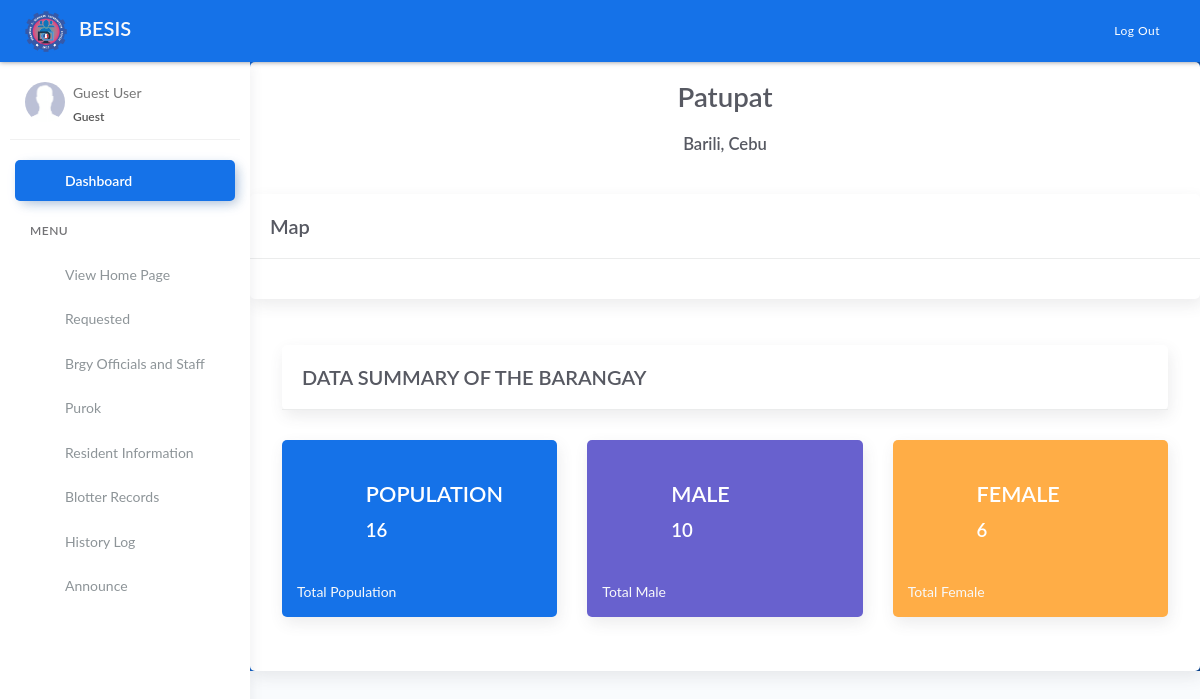
Page /dashboard.php on the committed database.
### tables this page shows
CREATE TABLE `tblbrgy_info` (
  `id` int(11) NOT NULL AUTO_INCREMENT,
  `province` varchar(100) DEFAULT NULL,
  `town` varchar(100) DEFAULT NULL,
  `brgy_name` varchar(50) DEFAULT NULL,
  `number` varchar(50) DEFAULT NULL,
  `text` text,
  `image` varchar(200) DEFAULT NULL,
  `city_logo` varchar(100) DEFAULT NULL,
  `brgy_logo` varchar(100) DEFAULT NULL,
  PRIMARY KEY (`id`)
);

### model/fetch_brgy_info.php (called while the page is built, shortened)
<?php
    $query = "SELECT * FROM tblbrgy_info";
    $result = $conn->query($query);
	$row = $result->fetch_assoc();
	if($row){
		$province = $row['province'];
		$town	= $row['town'];
		$brgy 		= $row['brgy_name'];
	}
?>

### dashboard.php (the view, shortened to what this page needs)
<?php include 'server/server.php' ?>
<?php
	$query = "SELECT * FROM tblresident WHERE resident_type=1";
    $result = $conn->query($query);
	$total = $result->num_rows;
	$query1 = "SELECT * FROM tblresident WHERE gender='Male' AND resident_type=1";
    $result1 = $conn->query($query1);
	$male = $result1->num_rows;
	$query2 = "SELECT * FROM tblresident WHERE gender='Female' AND resident_type=1";
    $result2 = $conn->query($query2);
	$female = $result2->num_rows;
?>
<!DOCTYPE html>
<html lang="en">
<head>
	<?php include 'templates/header.php' ?>
</head>
<body>
	<div class="wrapper">
		<?php include 'templates/main-header.php' ?>
		<?php include 'templates/sidebar.php' ?>
		<div class="main-panel">
			<div class="content">
				<div class="panel-header bg-primary-gradient">
							<div class="card">
										<div class="px-2 pb-2 pb-md-0 text-center">
											<h1 class="fw-bold mt-3"><?= ucwords($brgy) ?></h1>
											<h4 class="fw-bold mt-3"><?= ucwords($town) ?>, <?= ucwords($province) ?> </h4>
				</div>
                	<div class="row">
						<div class="col-md-12">
						</div>
					</div>
					<div class="row">
						<div class="col-md-12">
							<div class="card">
								<div class="card-header">
									<div class="card-head-row">
										<div class="card-title fw-bold">Map</div>
									</div>
								</div>
								<div class="card-body">
								</div>
							</div>
						</div>
					</div>
				<div class="page-inner mt--2">
					<div class="row">
						<div class="col-md-12">
							<div class="card">
								<div class="card-header">
									<div class="card-head-row">
										<div class="card-title fw-bold">DATA SUMMARY OF THE BARANGAY</div>
									</div>
								</div>
							</div>
						</div>
					</div>
					<div class="row">
						<div class="col-md-4">
							<div class="card card-stats card-primary card-round">
								<div class="card-body">
									<div class="row">
										<div class="col-3">
											<div class="icon-big text-center">
											</div>
										</div>
										<div class="col-6 col-stats">
											<div class="numbers mt-4">
												<h2 class="fw-bold text-uppercase">Population</h2>
												<h3 class="fw-bold text-uppercase"><?= number_format($total) ?></h3>
											</div>
										</div>
									</div>
								</div>
								<div class="card-body">
									<a href="resident_info.php?state=all" class="card-link text-light">Total Population </a>
								</div>
							</div>
						</div>
						<div class="col-md-4">
							<div class="card card-stats card-secondary card-round">
								<div class="card-body">
									<div class="row">
										<div class="col-3">
											<div class="icon-big text-center">
											</div>
										</div>
										<div class="col-6 col-stats">
											<div class="numbers mt-4">
												<h2 class="fw-bold text-uppercase">Male</h2>
												<h3 class="fw-bold"><?= number_format($male) ?></h3>
											</div>
										</div>
									</div>
								</div>
								<div class="card-body">
									<a href="resident_info.php?state=male" class="card-link text-light">Total Male </a>
								</div>
							</div>
						</div>
						<div class="col-md-4">
							<div class="card card-stats card-warning card-round">
								<div class="card-body">
									<div class="row">
										<div class="col-3">
											<div class="icon-big text-center">
											</div>
										</div>
										<div class="col-6 col-stats">
											<div class="numbers mt-4">
												<h2 class="fw-bold text-uppercase">Female</h2>
												<h3 class="fw-bold text-uppercase"><?= number_format($female) ?></h3>
											</div>
										</div>
									</div>
								</div>
								<div class="card-body">
									<a href="resident_info.php?state=female" class="card-link text-light">Total Female </a>
								</div>
							</div>
						</div>
					</div>
				</div>
			</div>
		</div>
	</div>
</body>
</html>

### rows in the picture
tblbrgy_info: brgy_name "Patupat", town "Barili", province "Cebu"

### other values in the picture
$total "16"
$male "10"
$female "6"
